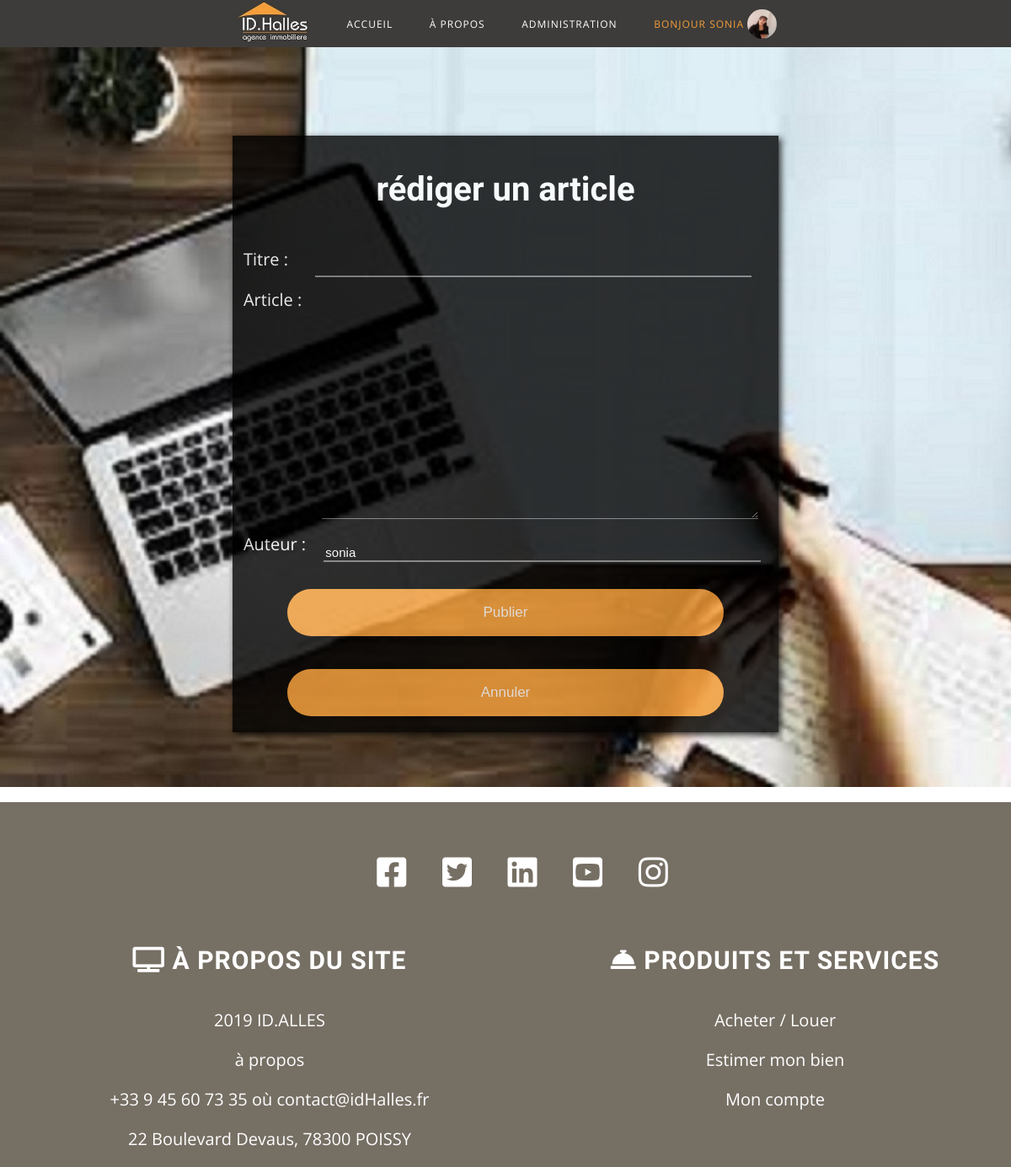
Page /writeArticle.php (signed in) on the committed database.
### tables this page shows
CREATE TABLE IF NOT EXISTS `users` (
  `id_user` int(11) NOT NULL AUTO_INCREMENT,
  `avatar` varchar(250) NOT NULL,
  `lastName` varchar(250) NOT NULL,
  `firstName` varchar(250) NOT NULL,
  `birth_date` date NOT NULL,
  `pseudo` varchar(250) NOT NULL,
  `password` varchar(250) NOT NULL,
  `e_mail` varchar(250) NOT NULL,
  `adress` text NOT NULL,
  `phoneMobile` varchar(250) NOT NULL,
  `admin` int(11) DEFAULT NULL,
  PRIMARY KEY (`id_user`)
);

### writeArticle.php (called while the page is built, shortened)
<?php
require('application/database.php');
if(isset($_SESSION['id_user'])){
    $userInfo=getIdUser($_SESSION['id_user']);
}
include 'layout.phtml';

### application/database.php (called while the page is built, shortened)
<?php
function createconnection(){
    $pdo=new PDO('mysql:host=localhost;dbname=projet;charset=utf8','root','');
    $pdo->setAttribute(PDO::ATTR_ERRMODE, PDO::ERRMODE_EXCEPTION);
    return $pdo;
}
function getIdUser($id){
    $pdo=createconnection();
    $req=$pdo->prepare('SELECT * FROM `users` WHERE `id_user`=?');
    $req->execute(array($id));
    $idUser=$req->fetch(PDO::FETCH_ASSOC);
    return $idUser;
}
?>

### writeArticle.phtml (the view)
  <main class='mainArticle'>
      <form method="POST" class='article'>
               <h2>rédiger un article</h2>
		<div>
			<label for="title">Titre :</label><br>
			<input type="text" name="title" id='title'>
		</div>
		<div>
			<label for='article'>Article :</label><br>
			<textarea id="article" name="article" rows="15" cols="70"></textarea>
		</div>
		<div>
			<label for="auteur">Auteur :</label><br>
			<input type="text" name="auteur" value='<?= $userInfo['pseudo']; ?>'>
		</div>
		<div>
			<button type='submit' value='Publier'>Publier</button>
			<button type='reset' value='Annuler'><a href='blog.php?id=<?= intval($userInfo['id_user']); ?>'>Annuler</a></button>
		</div>
</form>
  </main>

### header/header.php (shortened to what this page needs)
<nav>
        <ul>
            <?php if(isset($userInfo) && $userInfo['admin']==1) : ?>
                <li><a href='index.php?id=<?=intval($userInfo['id_user']); ?>'><img src='image/images.jpg' class='logo'></a></li>
                <li><a href="index.php?id=<?= intval($userInfo['id_user']); ?>">accueil</a></li>
                <li><a href="aPropos.php?id=<?= intval($userInfo['id_user']); ?>">à propos </a></li>
                    <li><a href='infoUserAdmin.php?id=<?= intval($userInfo['id_user']); ?>'>Administration</a>
                    </li>
                         <?php if(isset($userInfo)) : ?>
                         <li>
                            <a href='user.php?id=<?= intval($userInfo['id_user']); ?>'><span>Bonjour <?= htmlspecialchars($userInfo['pseudo']); ?></span>
                                <?php if(!empty($userInfo['avatar'])) :?>
                                <img src="image/utilisateur/<?= $userInfo['avatar'] ;?>" class='pictur'>
                                <?php else : ?>
                                    <img src="image/utilisateur/default.jpg" whidth="100px">
                                    <?php endif; ?>
                                    <?php endif; ?>
                            </a>
                        </li>
                <?php endif; ?>
        </ul>
    </nav>

### css/style.css (style rules this page uses)
* { -o-box-sizing: border-box; -moz-box-sizing: border-box; -webkit-sizing: border-box; -ms-sizing: border-box; -khtml-sizing: border-box; box-sizing: border-box; outline: none; }
html { font-size:62.5%; }
body { text-align: center; margin:0; padding:0; font-family: 'Open Sans', sans-serif; }
h1,h2,h3 { font-family: 'Amaranth', sans-serif; }
span,.partenaires .fas,strong { color:#f49e39; }
.pictur { width: 35px; border-radius: 50%; vertical-align: top; }
.mainArticle { background-image:url(../image/article.jpg); background-repeat: no-repeat; padding:60px; }

### css/header.css (style rules this page uses)
header nav img { width: 90px; }
nav ul { list-style-type: none; margin: 0; padding: 0; text-align: left; }
header nav { display: -webkit-box; display: -ms-flexbox; display: flex; -webkit-box-pack: justify; -ms-flex-pack: justify; justify-content: space-around; -webkit-box-align: center; -ms-flex-align: center; align-items: center; text-transform: uppercase; letter-spacing: 1px; }
header a { padding: 20px; color:#fff; font-size:1.2rem; text-decoration: none; }
header nav>ul>li { display:inline-block; vertical-align:middle; position: relative; }
nav span { display: inline-block; vertical-align: top; margin-top: 5%; }

### css/form.css (style rules this page uses)
.article { width: 60%; margin:auto; background-color:#000; opacity:0.8; color:#fff; -webkit-box-shadow: 3px 3px 8px #000; -moz-box-shadow:3px 3px 8px #000; -o-box-shadow: 3px 3px 8px #000; -khtml-box-shadow: 3px 3px 8px #000; -ms-box-shadow: 3px 3px 8px #000; box-shadow: 3px 3px 8px #000; }
.article h2 { font-size:4rem; margin: 7%; padding-top:40px; }
.article div { margin-bottom: 2%; }
.article input,.article textarea { width: 80%; border-top:0; border-left:0; border-right: 0; background-color:#000; color:#fff; font-size:1.5rem; }
.article label { float:left; font-size:2rem; margin-left:2%; }

### css/button.css (style rules this page uses)
.userConnect button, .article button { margin-top: 3%; margin-bottom: 3%; border-radius:50px; padding:18px; width: 80%; background-color:#f49e39; border:none; color:#fff; cursor:pointer; font-size:1.7rem; }
.userConnect button a, .article button a { text-decoration: none; color:#fff; }

### rows in the picture
users: pseudo "SONIA", avatar (picture), auteur "sonia"
